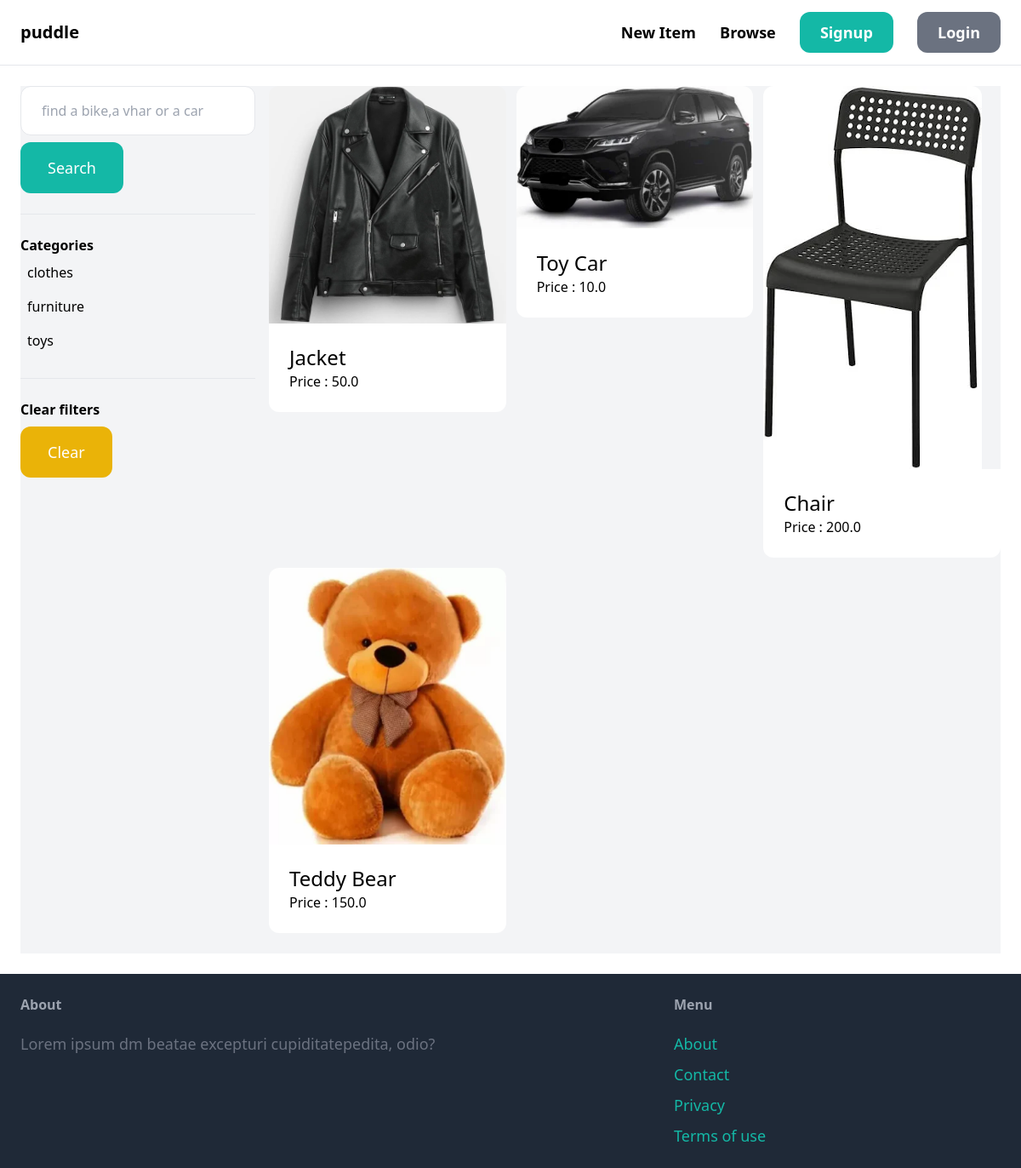
Page /items/ on the earlier database version.
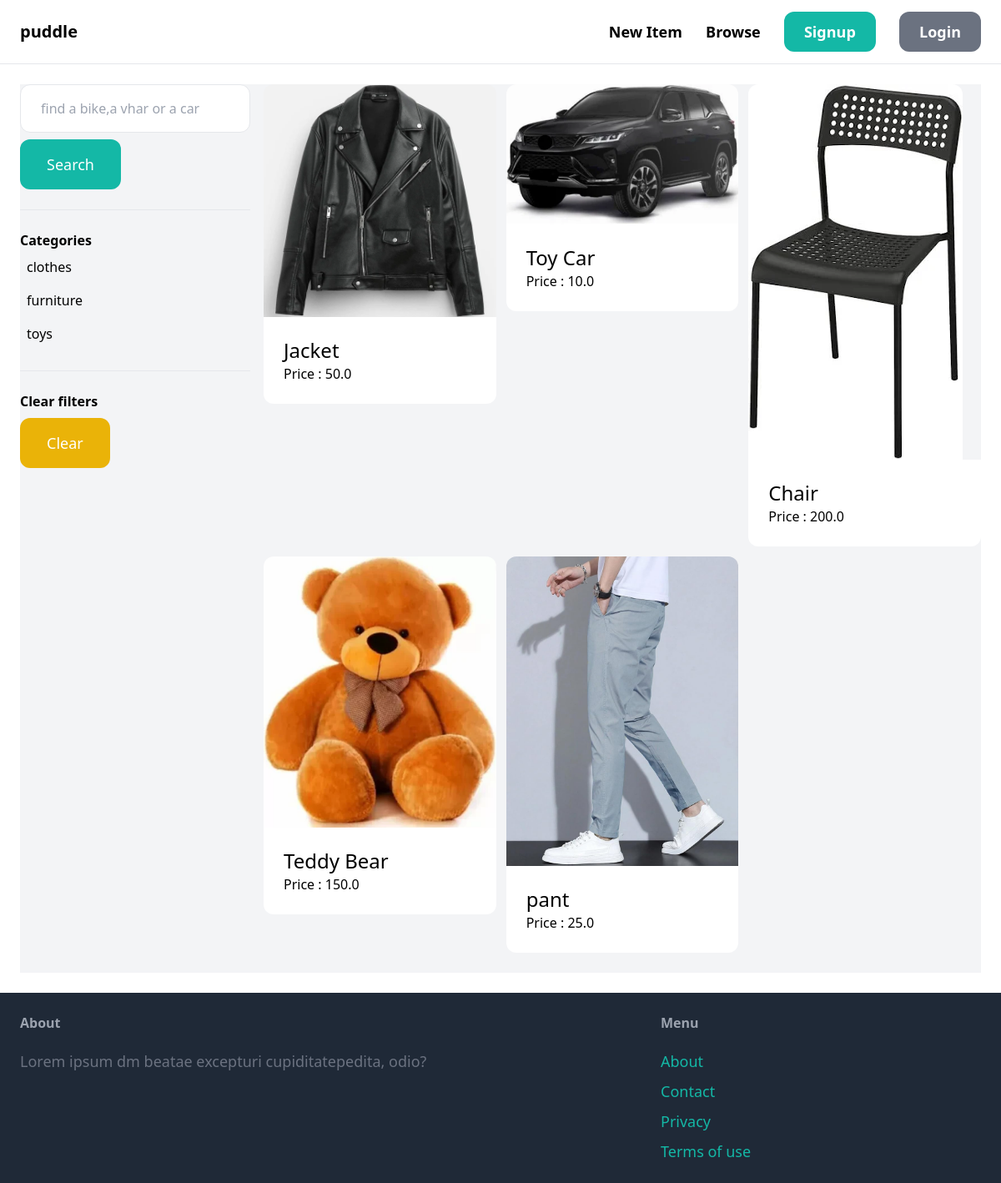
Same page on the later database version.
### items/models.py (models this page shows, shortened)
class Category(models.Model):
    name = models.CharField(max_length=255)
    class Meta: #this step is to correctly spell the name of the table in the database
        verbose_name_plural = 'Categories'
        ordering = ('name',) # for ordering by name

class Item(models.Model):
    category = models.ForeignKey(Category, related_name='items', on_delete=models.CASCADE)
    name = models.CharField(max_length=200)
    description = models.TextField(blank=True, null=True)
    price = models.FloatField()
    image= models.ImageField(upload_to='item_images', blank=True  ,null= True)
    is_sold = models.BooleanField(default=False)
    created_by = models.ForeignKey(User, related_name='items', on_delete=models.CASCADE)
    created_at = models.DateTimeField(auto_now_add=True)

### items/views.py (the view)
# urls.py: path('',views.items, name='items')
def items(request):
    query = request.GET.get('query', '')
    categories = Category.objects.all()
    category_id = request.GET.get('category',0)
    items = Item.objects.filter(is_sold = False)
    if category_id:
        items = items.filter(category_id=category_id)
    if query:
        items = items.filter(Q(name__icontains=query) | Q(description__icontains=query))
    return render(request, 'item/items.html',{
        'items':items,
        'query': query,
        'categories' : categories,
        'category_id':int(category_id)
    })

### items/templates/item/items.html (shortened to what this page needs)
{% extends 'core/base.html' %}
{% block content %}
    <div class="pb-6 grid grid-cols-4 gap-4 bg-gray-100">
        <div class="col-span-1">
            <form method="get" action="{% url 'items:items' %}">
                <input name="query" class="w-full py-4 px-6 border rounded-xl" type="text" value="{{ query }}" placeholder= "find a bike,a vhar or a car">
                <button class="mt-2 py-4 px-8 text-lg bg-teal-500 text-white rounded-xl">Search</button>
            </form>
            <hr class="my-6">
            <p class="font-semibold">Categories</p>
            <ul>
                {% for category in categories %}
                    <li class="py-2 px-2 rounded-xl {% if category.id == category_id %} bg-gray-200 rounded {% endif %}">
                        <a href="{% url 'items:items' %}?query={{ query }}&category={{ category.id }}">{{ category.name }}
                        </a>
                    </li>
                {% endfor %}
            </ul>
            <hr class="my-6">
            <p class="font-semibold">Clear filters</p>
            <ul>
                <li><a href="{% url 'items:items' %}" class="mt-2 py-4 px-8 inline-block bg-yellow-500 text-lg rounded-xl text-white">Clear</a></li>
            </ul>
        </div>
        <div class="col-span-3">
            <div class = "grid grid-cols-3 gap-3">
                {% for item in items %}
                    <div>
                        <a href="{% url 'items:detail' item.id %}">
                            <div>
                                <img src="{{ item.image.url }}" class="rounded-t-xl">
                            </div>
                            <div class="p-6 bg-white rounded-b-xl">
                                <h2 class="text-2xl">{{ item.name }}</h2>
                                <p class="text-grey-500">Price : {{ item.price}}</p>
                            </div>
                        </a>
                    </div>
                    {% endfor %}
            </div>
        </div>
    </div>
{% endblock %}

Differences in the rows shown:
added Item: image (picture), name "pant", price "25.0"
